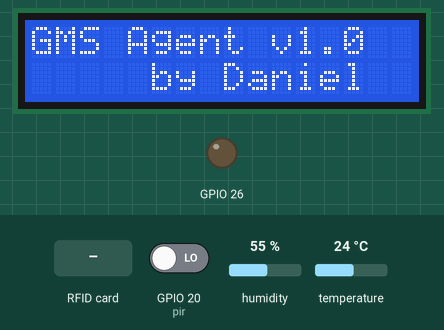
This program was run on a simulated Raspberry Pi (BCM pin numbers). Shown: 16×2 character LCD, output pins drawn as LEDs (lit = HIGH). The test bench sets the inputs (shaded band); at power-on: GPIO 20 (pir) LOW, humidity 55 %, temperature 24 °C. The clock reads 2024-03-15 10:24:30 at power-on unless the program sets it; the camera gives no picture and a still takes 0.5 s; each call to the cloud database takes 0.3 s, and an entry nobody has set reads as its off value or as empty; the RFID card's data blocks start empty; what the program prints to the terminal is not drawn.

Above: at 1.6 s.
At 7.7 s:
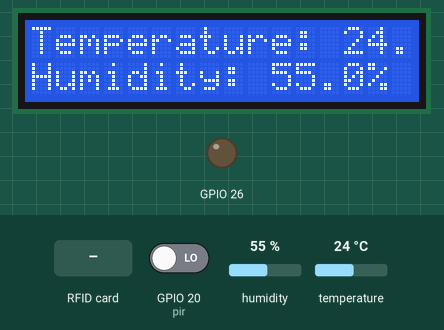
7.8 s: GPIO 20 (pir) driven HIGH
At 10.2 s:
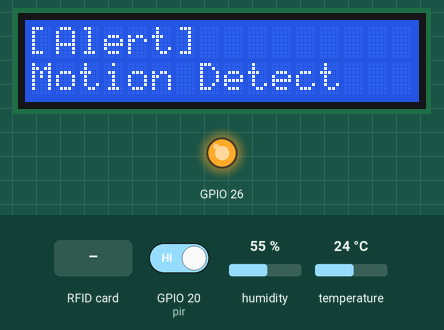
11.0 s: RFID card 0A B9 0E 2B held to the reader
At 12.1 s:
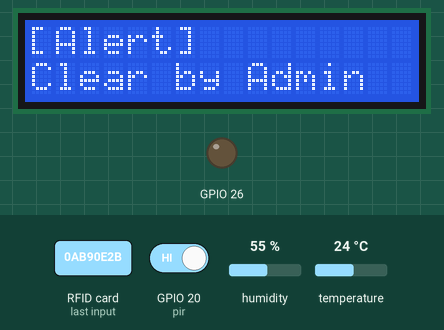
Timing chart, 0 to 21.2 s (numbered marks = the images above; inputs shaded):
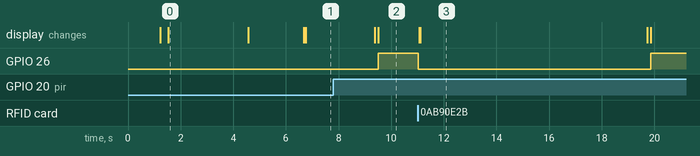

The program:

GmsDataCollector.py
```python
# author: Seongku (Daniel) Ahn
# date: Aug-15, 2019

# Camera, PIR, DHT11
import RPi.GPIO as GPIO
from picamera import PiCamera
from gpiozero import MotionSensor
import dht11

# 2 line-LCD
import lcddriver
from mfrc522 import SimpleMFRC522

# time related library
import time
import datetime
from time import sleep
#from datetime import datetime

# firebase info. to use database and storage
import firebase_admin
from firebase_admin import credentials
from firebase_admin import db
from firebase_admin import storage

# multi-threading
import threading

# initialize GPIO
GPIO.setwarnings(False)
GPIO.setmode(GPIO.BCM)
GPIO.setup(20, GPIO.IN) # PIR
GPIO.setup(26, GPIO.OUT) # Buzzer


# Constants
PATH_CRED = '/home/pi/GMS/gms-rasp.json'
URL_DB = 'https://gms-rasp.firebaseio.com/'
URL_STR = 'gms-rasp.appspot.com'

REF_DHT = 'DHT'
REF_PIR = 'PIR'
REF_TEMP = 'Temperature'
REF_HUMID = 'Humidity'
REF_ALERT = 'alert'
REF_ID = 'id'
REF_TIME = 'detectTime'


class GmsDataCollector():

    def __init__(self):
#def runSensors(num):

        # firebase credential
        cred = credentials.Certificate(PATH_CRED)

        firebase_admin.initialize_app(cred, {
            'databaseURL': URL_DB,
            'storageBucket': URL_STR
        })
        bucket = storage.bucket()

        # get and test them
        self.msg = db.reference('timestamp')

        self.dht = db.reference(REF_DHT)
        self.pir = db.reference(REF_PIR)

        self.temp = self.dht.child(REF_TEMP)
        self.humid = self.dht.child(REF_HUMID)

        self.alert = self.pir.child(REF_ALERT)
        self.id = self.pir.child(REF_ID)
        self.time = self.pir.child(REF_TIME)

        print(self.msg.get()) #self.msg.set('testsend2')
        print(self.dht.get())
        print(self.temp.get())
        print(self.humid.get())


        # read data using pin 21(DHT11), 20 (PIR), LCD, Camera, RC522
        dht = dht11.DHT11(pin=21)
        #pir = MotionSensor(20) #GPIO.input(20)
        lcd = lcddriver.lcd()
        camera = PiCamera()
        reader = SimpleMFRC522() # StepMotor

        # init. LCD
        lcd.lcd_display_string("GMS Agent v1.0", 1)
        lcd.lcd_display_string("     by Daniel", 2)
        time.sleep(3)

        lcd.lcd_clear()
        lcd.lcd_display_string("Loading...", 1)
        lcd.lcd_display_string("", 2)

        time.sleep(2) # to stabilize sensor

        try:
            while True:

                # timestamp
                currentTime = str(datetime.datetime.now())
                tempHumid = dht.read()

                if tempHumid.is_valid():

                    print("**Last valid input: " + currentTime)

                    tempStr = "Temperature: "+  str(tempHumid.temperature) + "c"
                    humidStr = "Humidity: "+ str(tempHumid.humidity) +"%"
                    #print("Temperature: %d C" % result.temperature)
                    #print("Humidity: %d %%" % result.humidity)

                    print(tempStr)
                    print(humidStr)

                    print("Writing to display LCD")
                    lcd.lcd_clear()
                    lcd.lcd_display_string(tempStr, 1)
                    lcd.lcd_display_string(humidStr, 2)

                    # send them to firebase
                    ##self.msg.set(currentTime)
                    ##self.temp.set(result.temperature)
                    ##self.humid.set(result.humidity)


                pir = GPIO.input(20)

                if pir == 0:
                    print ("nothing...")
                    time.sleep(0.5)

                elif pir == 1:
                    print ("something's here...")
                    lcd.lcd_clear()
                    lcd.lcd_display_string("[Alert]", 1)
                    lcd.lcd_display_string("Motion Detect", 2)


                    # RFID (2019/08/25)
                    GPIO.output(26, True)
                    time.sleep(0.5)

                    print("Hold a tag near the reader")
                    id, text = reader.read()
                    print("ID: %s\nText: %s" % (id,text))

                    if id == 46054386582: # temp
                        GPIO.output(26, False)
                        lcd.lcd_clear()
                        lcd.lcd_display_string("[Alert]", 1)
                        lcd.lcd_display_string("Clear by Admin", 2)
                        time.sleep(3)

                    # update the record to firebase database
                    detectTime = str(datetime.datetime.now())
                    ##self.time.set(detectTime)
                    ##self.alert.set("Motion Detect")

                    # store the image in local space temporarily
                    camera.capture('/home/pi/GMS/Pics/imagetest.jpg')

                    blobName = 'CapturedImages/'+ detectTime + '.jpg'
                    blob = bucket.blob(blobName)

                    # upload the file to firebase storage
                    ##blob.upload_from_filename(filename='/home/pi/python-fire/Pics/imagetest.jpg')
                    ##self.id.set(blob.public_url)

                    # update this to check
                    #print(blob.generate_signed_url(datetime.timedelta(seconds=300), method='GET'))
                    ##self.id.set(blob.generate_signed_url(datetime.timedelta(seconds=300), method='GET'))
                    time.sleep(3) # to avoid multiple detections

                time.sleep(2) # loop delay, should be less than detection delay

        except KeyboardInterrupt:
            GPIO.cleanup()

        #print("Done!")

def wateringMotor(num):
    control_pins = [7,11,13,15]
    for pin in control_pins:
      GPIO.setup(pin, GPIO.OUT)
      GPIO.output(pin, 0)

    halfstep_seq = [
      [1,0,0,0],
      [1,1,0,0],
      [0,1,0,0],
      [0,1,1,0],
      [0,0,1,0],
      [0,0,1,1],
      [0,0,0,1],
      [1,0,0,1]
    ]

     # rotation
    wateringDuration = 10

    try:
        while True:

            for times in range (wateringDuration):
                for i in range(256):
                  for halfstep in range(8):
                    for pin in range(4):
                      GPIO.output(control_pins[pin], halfstep_seq[halfstep][pin])
                    time.sleep(0.001)

            wateringDuration = 0

            # check and get the rotation number from Firebase

            if wateringDuration == 0:
                print("Stand by: waiting for the watering input from GMS server...")
                time.sleep(10.0)
                #break;

    except KeyboardInterrupt:
        GPIO.cleanup()
        raise


def setDhtDB(self):
    self.msg.set('testsend')
    print(self.msg.get())


def print_cube2(num):
    print("Cube: {}".format(num * num * num))

def print_square(num):
    print("Square: {}".format(num * num))


#def __init__(self):
#if __name__ == "__main__":

 #   try:
        #t1 = threading.Thread(target=runSensors, args=(10,))
 #       t2 = threading.Thread(target=wateringMotor, args=(10,))

        #t1.start()
 #       t2.start()

#    except KeyboardInterrupt:
#        GPIO.cleanup()

# Start
gmsDataCollector = GmsDataCollector()

#msg = Thread(target= test.setDhtDB)
#msg.daemon = True
#msg.start()
```

Measured:
- after the input at 7.8 s, GPIO 26: LOW → HIGH after 1.7 s
- after the input at 11.0 s, GPIO 26: HIGH → LOW at once, → HIGH 8.8 s later; the display: first changes after 0.07 s (image 3 shows a later state)
- what the display in image 0 shows lasts 3.1 s, from 1.5 s to 4.6 s
